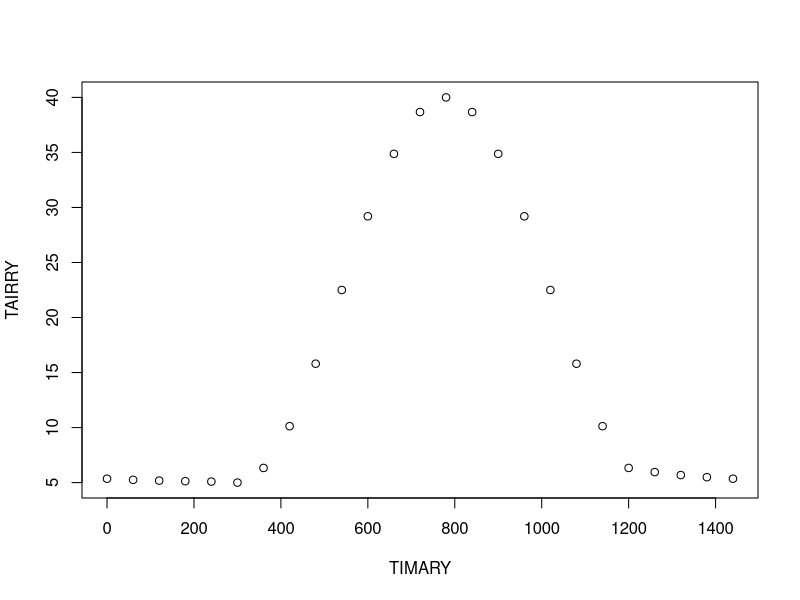

Source code (R):
microdaily=0
iday=1
TMIN=5 # daily minimum air temperature
TMAX=40 # daily maxmum air temperature
TMIN2=2 # daily minimum air temperature of next day (for 365 days of year calcs)
TMAX2=41 # daily maxmum air temperature of next day (for 365 days of year calcs)
TIMTMX=1300 # time of maximum (from SOLRAD)
TIMSR=500 # time of sunrise (from SOLRAD)
TIMSS=2000 # time of sunset (from SOLRAD)
ITAIR=0 # initial air temperature

TMIN=TMIN+273
TMAX=TMAX+273
TMIN2=TMIN2+273
TMAX2=TMAX2+273
A=(TMAX-TMIN)/2 # average temp
TSR=TMIN # temperature at sunrise
TREF=(TIMTMX-TIMSR)/2+TIMSR # reference time, half way between sunrise and time of the maximum value
SS=360*(TIMSS-TREF)/(2*(TIMTMX-TIMSR)) # hour angle for
SY=SS/57.29577
ZS=sin(SY)
TSS=A*ZS+TMIN+A
TAU=3/((2400-TIMSS)+TIMSR)

TIMARY<-rep(0,25)
TAIRRY<-TIMARY
# THIS LOOP COMPUTES TEMPERATURE EACH HOUR OF THE DAY
for(I in 1:24){
  J=I+1
  TIME=I*100
  if(TIME-TIMSR==0){
    #sunrise
    T=TMIN
    T=T-273
  }else{
    if(TIME-TIMSR<0){
      TI=(2400-TIMSS)+TIME
      if((microdaily==1)&(iday>1)){
        T=((TMIN-273-ITAIR)/TIMSR)*TIME+ITAIR
      }else{
        E=TI*TAU
        T=(TSS-TSR)/exp(E)+TSR
        T=T-273
      }
    }else{
      if(TIME-TIMSS>0){
        #  after sunset
        TI=(2400-TIMSS)-(2400-TIME)
        E=TI*TAU
        if(microdaily==1){
          T=(TSS-TMIN2)/exp(E)+TMIN2
        }else{
          T=(TSS-TSR)/exp(E)+TSR
        }
        T=T-273
      }else{
        # before or at sunset
        X=360*(TIME-TREF)/(2.*(TIMTMX-TIMSR))
        Y=X/57.29577
        Z=sin(Y)
        T=A*Z+TMIN+A
        T=T-273
      }
    }}
  #  CONVERTING FROM MILITARY TIME TO BIOME TIME
  ITIME=ceiling(TIME)/100
  FRMIN=(TIME/100)-ITIME
  ITIME=ITIME*60
  FRMIN=FRMIN*100
  TIMEC=ITIME+FRMIN
  TIMARY[J] = TIMEC
  TAIRRY[J] = T
}

TIMARY[1] = 0.0
if((microdaily==1)&(iday>1)){
  TAIRRY[1] = ITAIR
}else{
  TAIRRY[1] = T
}

ITAIR=TAIRRY[25]

plot(TAIRRY~TIMARY)
